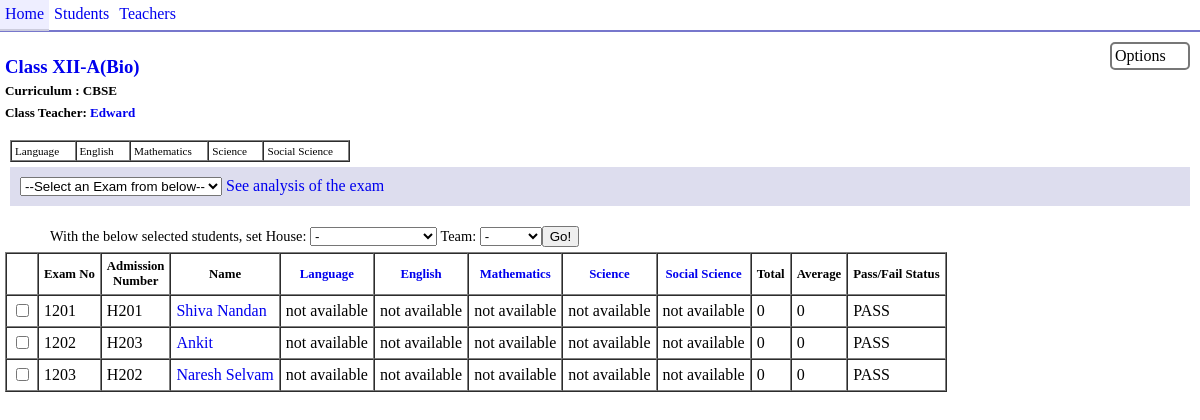
Screenshot of /?class=1 with the database file from the repository.
### tables this page shows
CREATE TABLE IF NOT EXISTS `classes` (
  `class_id` int(10) NOT NULL AUTO_INCREMENT,
  `class_name` varchar(16) NOT NULL,
  `curriculum` enum('CBSE','Samacheer') NOT NULL DEFAULT 'CBSE',
  `cteacher_id` int(8) NOT NULL COMMENT 'Class Teacher Id',
  PRIMARY KEY (`class_id`),
  UNIQUE KEY `class_name` (`class_name`)
);

CREATE TABLE IF NOT EXISTS `teachers` (
  `teacher_id` int(3) NOT NULL AUTO_INCREMENT,
  `teacher_code` varchar(5) NOT NULL,
  `teacher_name` varchar(128) NOT NULL,
  PRIMARY KEY (`teacher_id`)
);

CREATE TABLE IF NOT EXISTS `coursecode` (
  `course_code` int(3) NOT NULL AUTO_INCREMENT,
  `course_name` varchar(32) NOT NULL,
  `curriculum` enum('CBSE','Samacheer') NOT NULL,
  PRIMARY KEY (`course_code`)
);

CREATE TABLE IF NOT EXISTS `students` (
  `student_id` int(10) NOT NULL AUTO_INCREMENT,
  `adm_no` varchar(10) NOT NULL,
  `exam_no` int(8) NOT NULL,
  `student_name` varchar(64) NOT NULL,
  `class_id` int(8) NOT NULL,
  `team_id` int(4) NOT NULL,
  `house_id` int(4) NOT NULL,
  `mentor_id` int(8) NOT NULL,
  PRIMARY KEY (`student_id`),
  UNIQUE KEY `adm_no` (`adm_no`),
  UNIQUE KEY `exam_no` (`exam_no`)
);

### functions.lib.php (the view, shortened to what this page needs)
<?php
function getClassName($classId) {
    $row = mysql_fetch_array(mysql_query("SELECT `class_name` FROM `classes` WHERE `class_id` = '" . $classId . "'"));
    return $row["class_name"];
}
function getClassCurriculum($classId) {
    $row = mysql_fetch_array(mysql_query("SELECT `curriculum` FROM `classes` WHERE `class_id` = '" . $classId . "'"));
    return $row["curriculum"];
}
function getClassTeacherLink($classId) {
    $row = mysql_fetch_array(mysql_query("SELECT `teachers`.`teacher_id`, `teachers`.`teacher_name` FROM `classes`,`teachers` WHERE `classes`.`class_id` = '" . $classId . "' AND `classes`.`cteacher_id` = `teachers`.`teacher_id`"));
    return ($row["teacher_name"])? "<a href=\"./teachers.php?teacherid=" . $row['teacher_id'] . "\">" . $row["teacher_name"] . "</a>":"not set";
}
function getStudentsFromClass($examId) {
    $classId = $_GET['class'];
    $subjectArray = Array();
    echo "<div id=\"options\">";
    echo "<div id=\"optionHead\">Options</div><br />";
    echo "<div style=\"display:none;\" id=\"optionBody\">";
    echo "</div></div>\n\n";
    echo "<h3><a href=\"./?class=" . $classId . "\">Class " . getClassName($classId) . "</a><br /><span class=\"s\">Curriculum : " . getClassCurriculum($classId) . "<br />Class Teacher: " . getClassTeacherLink($classId) . "<br /></span></h3>";
    $res = mysql_query("SELECT `coursecode`.`course_code` AS `code`,`coursecode`.`course_name` AS `name` FROM `subjects`,`coursecode` WHERE `subjects`.`class_id`='" . $classId . "' AND `subjects`.`course_id` = `coursecode`.`course_code`");
    if(mysql_num_rows($res) == 0) {
        echo "No subjects found!";
    }
    else {
        echo "<table id=\"subjList\" border='1' cellspacing='0' cellpadding='3'><tr>";
    	while($row = mysql_fetch_array($res)) {
            $subjectArray[$row['code']] = $row['name'];
            echo "<td>" . $row['name'] . " <a class=\"closeButton\" href=\"./?subject=del&courseId=" .  $row['code']  . "&classId=" . $classId . "\">x</a></td>";
    	}
    	echo "</tr></table>";
    }
    $res = mysql_query("SELECT `student_id`, `exam_no`, `adm_no`, `student_name`, `team_id`, `house_id` FROM `students` WHERE `class_id` = '" . $classId . "' ORDER BY `exam_no` ASC");
    echo "<div class=\"block\">";
    $res2 = mysql_query("SELECT * FROM `exams` WHERE `class_id` = '" . $classId . "';");
    if(mysql_num_rows($res2) == 0) {
        echo "<div style=\"margin:5px; \" class=\"s\">No exams has been conducted for this class. Use the box below to add a new exam to the list.</div>";
    }
    else {
    echo "<select id=\"selectExam\" onchange=\"window.location = './?class=" . $classId . "&exam=' + this.value\">";
    echo "<option value=\"0\">--Select an Exam from below--</option>";
    echo "</select>";
    }
    if($examId == 0) {
    }
    else {
        echo " <a href=\"./classanalysis.php?class=" . $_GET['class'] . "&exam=" . $_GET['exam'] . "\">See analysis of the exam</a>";
    }
    echo "</div>";
    echo "<div style=\"margin:20px; margin-left:45px; margin-bottom:5px; font-size:90%; \">With the below selected students, set <span id=\"listContainer\"></span></div>";
    echo "<table id=\"studentsTable\" style=\"margin:0; padding:0; \" cellpadding='5' cellspacing='0' border='1'>";
    echo "<tr><th></th><th>Exam No</th><th>Admission<br>Number</th><th>Name</th>";
    if($examId != 0) {
        foreach($subjectArray as $key=>$val) echo "<th><a href=\"./?class={$classId}&exam={$examId}&editmarks=" . $key . "\">" . $val . "</a></th>";
	echo "<th>Total</th><th>Average</th><th>Pass/Fail Status</th>";
    }
    else echo "<th>Mentor</th><th>House</th><th>Team</th>";
    echo "</tr>\n";
    while($row = mysql_fetch_assoc($res)) {
        $subjArr = Array();
        echo "<tr><td onclick=\"this.childNodes[0].checked = !this.childNodes[0].checked; \" style=\"cursor:pointer; \"><a></a><input type=\"checkbox\" name=\"uids[]\" value=\"" . $row['student_id'] . "\" /></td><td>" . $row['exam_no'] . "</td><td>" . $row['adm_no'] . "</td><td><a href=\"./student.php?sid=" . $row['student_id'] . "\">" . $row['student_name'] . "</a></td>";
	if($examId == 0) {
	    echo "<td>" . getMentorName($row["student_id"]) . "</td><td>" . getHouseName($row['house_id']) . "</td><td>" . getTeamName($row['team_id']) . "</td>";
	}
	else {
	    $count = 0;
	    $sum   = 0;
	    $fail  = 0;
	    foreach($subjectArray as $key=>$val ) {
	        echo "<td";
	    	if(isset($subjArr[$key])) {
		    if($subjArr[$key] < 35) echo " style=\"background-color:#a00; color:#fff; \"";
	            echo ">" . $subjArr[$key];
		    if($subjArr[$key] < 35 ) $fail = 1;
		    $count = $count + 1;
		    $sum = $sum + $subjArr[$key];
	    	}
	    	else {
	            echo ">not available<br />";
	    	}
	    	echo "</td>";
	    }
	    $avg = ($count) ? $sum/$count : 0;
	    $avg = substr($avg,0,strpos($avg,".") + 3);
	    echo "<td>" . $sum . "</td><td>" . $avg . "</td><td>";
	    if($fail) echo "FAIL"; else echo "PASS";
	    echo "</td>";
	}
	echo "</tr>";
    }
    echo "</table>";
}
?>

### main.css (style rules this page uses)
body { font-size:1em; margin:0; }
a { text-decoration:none; }
#subjList { margin:5px; cursor:default; font-size:70%; }
.s { font-size:70%; }
th { font-size:80%; }
.block { margin:5px; padding:10px; background-color:#dde; }
#options { cursor:default; float:right; display:inline; }
#optionHead { cursor:pointer; margin:5px; float:right; background-color:rgba(255,255,255,.8); border-radius:5px; border:2px solid #777; padding:3px; width:70px; }

### rows the page displays
classes: class_name "XII-A(Bio)", curriculum "CBSE"
teachers: teacher_name "Edward"
coursecode: course_name "Language"
coursecode: course_name "English"
coursecode: course_name "Mathematics"
coursecode: course_name "Science"
coursecode: course_name "Social Science"
students: exam_no "1201", adm_no "H201", student_name "Shiva Nandan", sum "0", avg "0"
students: exam_no "1202", adm_no "H203", student_name "Ankit", sum "0", avg "0"
students: exam_no "1203", adm_no "H202", student_name "Naresh Selvam", sum "0", avg "0"

### other values shown
$val "Language"
$val "English"
$val "Mathematics"
$val "Science"
$val "Social Science"
